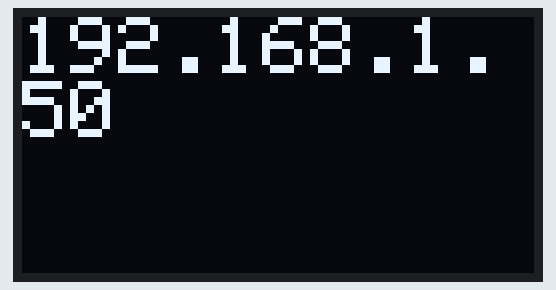
Simulated run of this sketch. Board: ESP8266 (NodeMCU). Parts: 128×64 one-colour display. WiFi joins after 1.5 s; servers stay silent unless stated; what the sketch prints to the serial monitor is not drawn.

Above: at 1.6 s.

The sketch:

update_over_the_air.ino
```cpp
/*
  To upload through terminal you can use: curl -F "image=@firmware.bin" esp8266-webupdate.local/update
*/

#include <SPI.h>
#include <Wire.h>
#include <ESP8266HTTPClient.h>
#include <Adafruit_GFX.h>
#include <Adafruit_SSD1306.h>

#define SCREEN_WIDTH 128
#define SCREEN_HEIGHT 64

#define OLED_RESET LED_BUILTIN
Adafruit_SSD1306 display(SCREEN_WIDTH, SCREEN_HEIGHT, &Wire, OLED_RESET);

#include <ESP8266WiFi.h>
#include <WiFiClient.h>
#include <ESP8266WebServer.h>
#include <ESP8266mDNS.h>
#include <ESP8266HTTPUpdateServer.h>

const char* host = "esp8266-webupdate";
const char* ssid = "<YOUR_SSID>";
const char* password = "<YOUR_PASSWORD>";

ESP8266WebServer httpServer(80);
ESP8266HTTPUpdateServer httpUpdater;

void display_text(String text, int text_size) {
  display.clearDisplay();
  display.setTextSize(text_size);
  display.setTextColor(WHITE);
  display.setCursor(0,0);
  display.println(text);
  display.display();
}

void setup(void) {
  Serial.begin(115200);
  Serial.println();
  Serial.println("Booting Sketch...");
  WiFi.mode(WIFI_AP_STA);
  WiFi.begin(ssid, password);

  while (WiFi.waitForConnectResult() != WL_CONNECTED) {
    WiFi.begin(ssid, password);
    Serial.println("WiFi failed, retrying.");
  }

  MDNS.begin(host);

  httpUpdater.setup(&httpServer);
  httpServer.begin();

  MDNS.addService("http", "tcp", 80);
  Serial.printf("HTTPUpdateServer ready! Open http://%s.local/update in your browser\n", host);

  if (!display.begin(SSD1306_SWITCHCAPVCC, 0x3C)) {
    Serial.println(F("SSD1306 allocation failed"));
    for(;;);
  }
  display_text(WiFi.localIP().toString(), 2);
  delay(2000);
}

void loop(void) {
  httpServer.handleClient();
}
```
